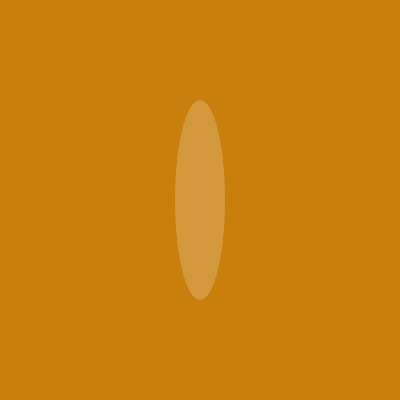
Frame 1 (no input)
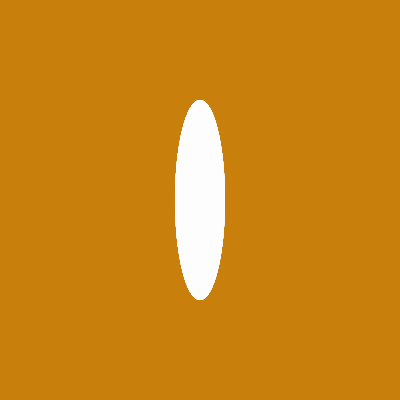
Frame 60 (the mouse pressed at the canvas centre just before this capture)
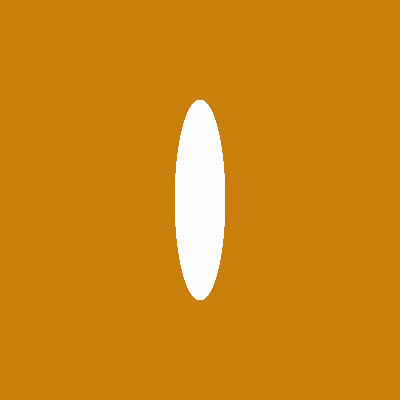
Frame 120 (the mouse held since frame 60 and released just before this capture)

The Processing sketch that drew these frames (run headless with seeded random() and noise(); from frame 60 on, the mouse is pressed at the canvas centre):

// Processing sketch: activeMode
// ── activeMode.pde


// setup rns once//
void setup() {
  size(400, 400);
  background(200, 127, 12);
}


// draw is a loop. this is where the party is
//function definition
void draw() {
  noStroke();
  //ellipseMode(CORNER);
  fill(255, 50);
  ellipse(width/2, height/2, 50, 200);

  stroke(0);  // this is the outline to the ellipse + color
  fill(0, 0, 255);
  
  // with this line uncommented, the mouseX + mouseY
  // default to the upper left hand corner, the moment 
  // before it reconizes our mouse location. Hence, the
  // initial ellipse up in the crnr.
  //ellipse(mouseX, mouseY, 30, 30);
  
  //println(mouseX, mouseY);
  print("mouseX is: "); // no line returnn
  println(mouseX); // line return after

  print("mouseY is: ");
  println(mouseY);
}

// mouseDragged is another known function to Processing.
// It will execute when ever the mouse is dragged.

void mouseDragged(){
  ellipse(mouseX, mouseY, 30, 30);
}
